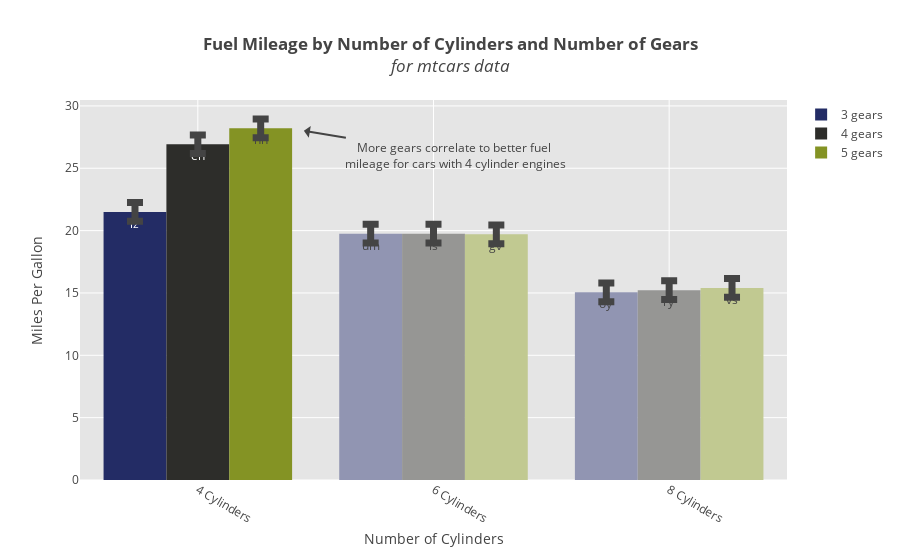

Notebook cell for this chart:
### Code cell
fig = barplot.create_graph(**args)

### Figure 1 — Plotly figure (JSON) as saved in the notebook; plotly's stock layout.template omitted (floating-point values rounded to 4 significant figures)
{"data": [{"error_y": {"array": [0.75, 0.75, 0.75], "thickness": 7, "type": "data", "visible": true, "width": 8}, "marker": {"color": ["#232C65", "#9195b2", "#9195b2"]}, "name": "3 gears", "text": ["lz", "um", "oy"], "type": "bar", "uid": "5431bcd8-fa35-11e8-a668-a0481cac4f9d", "x": ["4 Cylinders", "6 Cylinders", "8 Cylinders"], "y": [21.5, 19.75, 15.05]}, {"error_y": {"array": [0.75, 0.75, 0.75], "thickness": 7, "type": "data", "visible": true, "width": 8}, "marker": {"color": ["#2D2D2A", "#969694", "#969694"]}, "name": "4 gears", "text": ["eh", "ls", "ry"], "type": "bar", "uid": "5431bcd9-fa35-11e8-a14d-a0481cac4f9d", "x": ["4 Cylinders", "6 Cylinders", "8 Cylinders"], "y": [26.93, 19.75, 15.23]}, {"error_y": {"array": [0.75, 0.75, 0.75], "thickness": 7, "type": "data", "visible": true, "width": 8}, "marker": {"color": ["#849324", "#c1c991", "#c1c991"]}, "name": "5 gears", "text": ["nh", "gv", "vs"], "type": "bar", "uid": "5431bcda-fa35-11e8-b475-a0481cac4f9d", "x": ["4 Cylinders", "6 Cylinders", "8 Cylinders"], "y": [28.2, 19.7, 15.4]}], "layout": {"annotations": [{"ax": 150, "ay": 25, "showarrow": true, "text": "More gears correlate to better fuel<br> mileage for cars with 4 cylinder engines", "x": 0.45, "y": 28}], "hovermode": "closest", "plot_bgcolor": "rgb(229, 229, 229)", "title": "<b>Fuel Mileage by Number of Cylinders and Number of Gears</b><br><i>for mtcars data</i>", "xaxis": {"gridcolor": "rgb(255,255,255)", "tickangle": 30, "title": "Number of Cylinders", "zerolinecolor": "rgb(255,255,255)"}, "yaxis": {"gridcolor": "rgb(255,255,255)", "title": "Miles Per Gallon", "zerolinecolor": "rgb(255,255,255)"}}}
